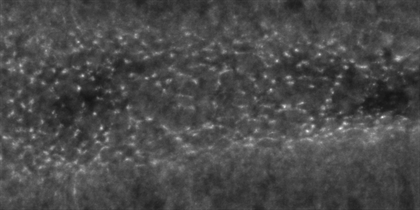
%> input picture RokProj_z008_c001.tif, 420 x 210 px, shrunk from 1000 x 500 before the run
$ octave centerofmass.m   (GNU Octave 9; MATLAB toolbox functions it lacks are replaced by stand-ins)
%> lines starting %> are read from the running program, lines starting %| are printed output that depends on the picture
%%This script allows you to find the center of mass of a grayscale
%%image. You need to enter the path of the image in the first line of code.
%%The program will then ask you to select the part of the image whose
%%center of mass is to be found.

%% The algorithm first finds the point of maximmum intensity for each cell and then normalizes the intensity of each of the pixel in the cell by dividing each pixel value with the value of the maximum intensity of a pixel in the cell(now each value lies between zero and one). Then it applies a filter that filters out the pixels with intensities less than a certain threshold(15%) and then it finds the weighted centre of mass(centre of intensity) of each of the cells. THis is the Rok Focus of the cells

%%
clear all;
res=0.1417; % this is determined by the microscopes, it is 0.2125 if you have 0.2125 microns per pixel, 0.1417 for spn

%%Loading the data
load('/Users/eesh/centerofmass_spn/Membranes--vertices--Vertex-x.mat');
datax=data;
cell_number=size(datax,3); % This just assigns 109 to the cel_number for the given file
load('/Users/eesh/centerofmass_spn/Membranes--vertices--Vertex-y.mat'); %this loads the y
datay=data;
cell_number=size(datay,3); % This just assigns 109 to the cel_number for the given file
COM=zeros(cell_number,2);


% [5 lines of commented-out code are left out]

A=imread('RokProj_z008_c001.tif');
%> A is the input picture: size 210x420 uint8; min 20, max 245, mean 73.6
M=imread('MyosinProj_z008_c003.tif');
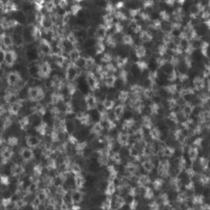
%> input picture MyosinProj_z008_c003.tif, 210 x 210 px, shrunk from 500 x 500 before the run
%> M is the input picture: size 210x210 uint8; min 36, max 252, mean 90.2
C=imread('CellsProj_z008_c003.tif');
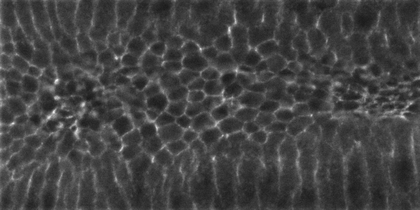
%> input picture CellsProj_z008_c003.tif, 420 x 210 px, shrunk from 1000 x 500 before the run
%> C is the input picture: size 210x420 uint8; min 27, max 247, mean 67
imshow(A);
A=double(A);
%> A: size 210x420 double
%%REMEMBER: IF YOU to output a grayscale image you must convert it to
%%uint8(use imshow(A) , after doing double(A), and it wont show output,
%%nothing wrong with the matrix, but it just wont show output
hold on;


COM_threshold = cell(cell_number,2,7);   %for thresholding, holding com for different thresholds

threshold=0.80 ;

for cell_index=1:cell_number, %this mega for loop calculates the COM for all the cells which are taken from the edge output

    tx = datax{1,1,cell_index}'./res;

    ty = datay{1,1,cell_index}'./res;

     vert_cell=size(tx,2);
   t_poly=zeros(vert_cell,2);

   for i=1:vert_cell,
       t_poly(i ,1)=tx(i);
       t_poly(i ,2)=ty(i);
   end

   t_poly;

%now i just need to use the vertices(i already know how to access them, i
%just have to use roipoly with vertices and i am done.
%%


%%THe center of mass is stored in the variables COM_X and COM_Y and an
%%image is outputed by the program(the tiny red dot is the center of mass)

  %just enter the image file, make sure you enter the file is added to MATLAB's path

    BW=roipoly(A,tx,ty);
    BW=double(BW);
    SE = strel('octagon',3);
    BW = imerode(BW,SE);    %eroding the edges
    cell(cell_index).ANS=BW.*A;
    %imshow(ANS);
    g = mat2gray(cell(cell_index).ANS);
    ANS = im2bw(g, threshold);
cell(cell_index).ANS=uint8(cell(cell_index).ANS); %we can now use this to plot whatever cell we want!
%% This part of the code is for finding the x coordinate of the center of mass
%ANS is the variable with the image that has been cut using roipoly
    X_pixels=size(A,1);
    Y_pixels=size(A,2);
    xtotals = sum(ANS~=0,1);
%the for loop just adds 1s to the places where there are zeros so there is
%no division by zero
    for i=1:Y_pixels,
        if(xtotals(i)==0) xtotals(i)=xtotals(i)+1;
        end
    end

    x_totals=xtotals;
    T=sum(ANS,1);
    X=T./x_totals;
    COM_X=0;
    SUM_X=sum(X);

    for j=1:Y_pixels,
        COM_X= j*X(j)+COM_X;
    end

    COM_X=COM_X/SUM_X;


%% This part of the code finds the y coordinate of the center of mass

    ytotals = sum(ANS~=0,2);
    for i=1:X_pixels,
        if(ytotals(i)==0) ytotals(i)=ytotals(i)+1;
        end
    end

    y_totals=ytotals;

    T=sum(ANS,2);

    Y=T./y_totals;
    COM_Y=0;
    SUM_Y=sum(Y);
    for j=1:X_pixels,
        COM_Y= j*Y(j)+COM_Y;
    end
    COM_Y=COM_Y/SUM_Y;


    cell(cell_index).COM_X=COM_X;
    cell(cell_index).COM_Y=COM_Y;

    if 0
        %%HERE I ATTEMPT TO FIND THE position of the maxima of intensity
        [maxValue, linearIndexesOfMaxes] = max(ANS(:));

        [rowsOfMaxes colsOfMaxes] = find(ANS == maxValue);
        COM_Y=rowsOfMaxes(1);
        COM_X=colsOfMaxes(1);
    end
%% the following code plots the center of mass onto the figure
%imshow(ANS);
%hold on;
%tx and ty are the vertices' x and y coordinates for the cell corresponding to this loops iteration in a vertex form)


%%
    plot(COM_X, COM_Y, 'rx');
    h = fill(tx,ty,'r');
    set(h,'FaceColor','None');
    COM;

hold on;
    %%DO NOT FORGET TO HOLD ON

    %%RADIAL INTENSITY FOR THE ROK
    %%NOW THE UNIT VECTOR PART BEGINS

    cospiby8=0.92387953251;
    sinpiby8=0.38268343236;
    %%+0
    line=[COM_X COM_Y 0 1];
%> (the run ends here)
